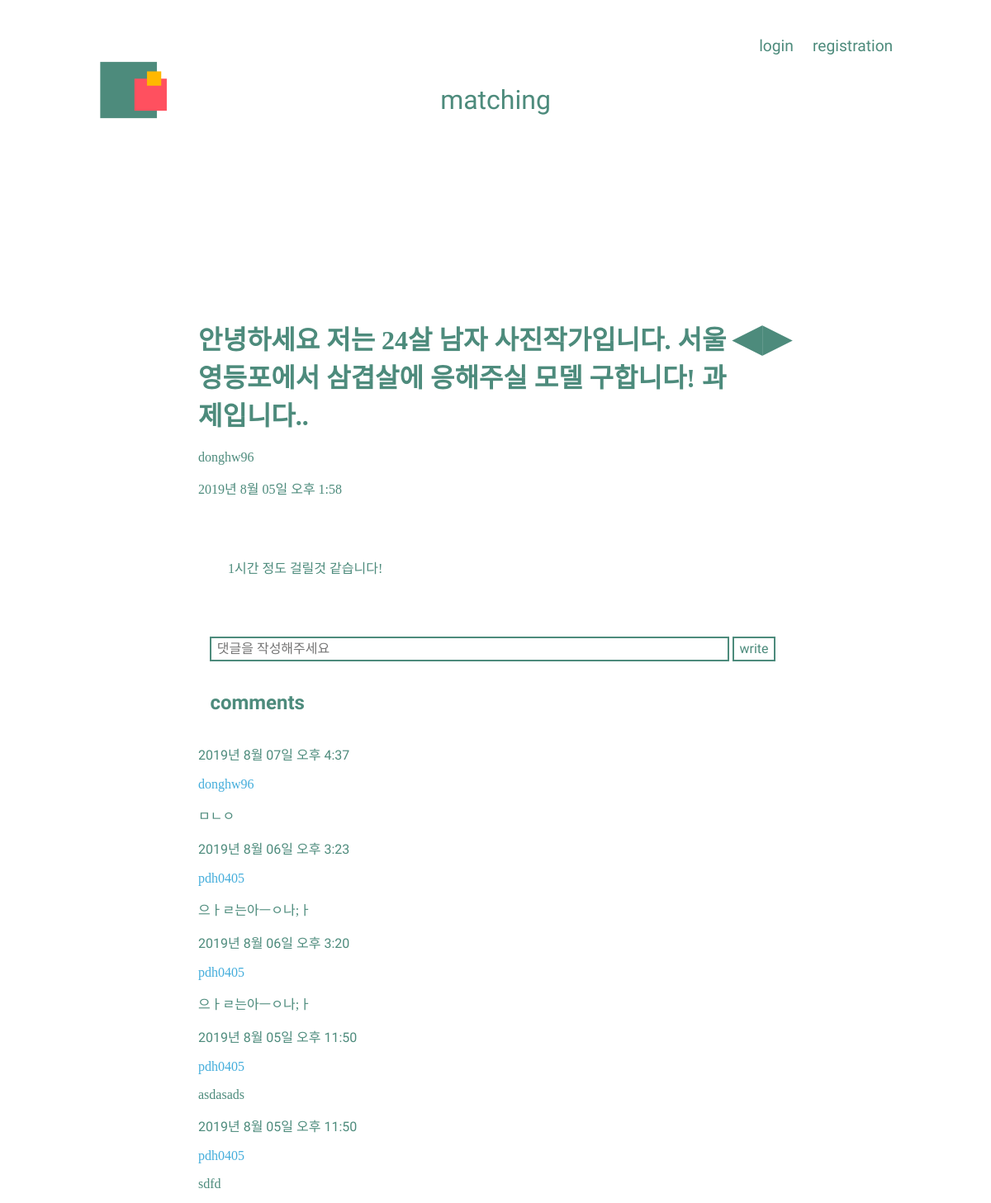
The page /blog/post/5 on the database as committed earlier.
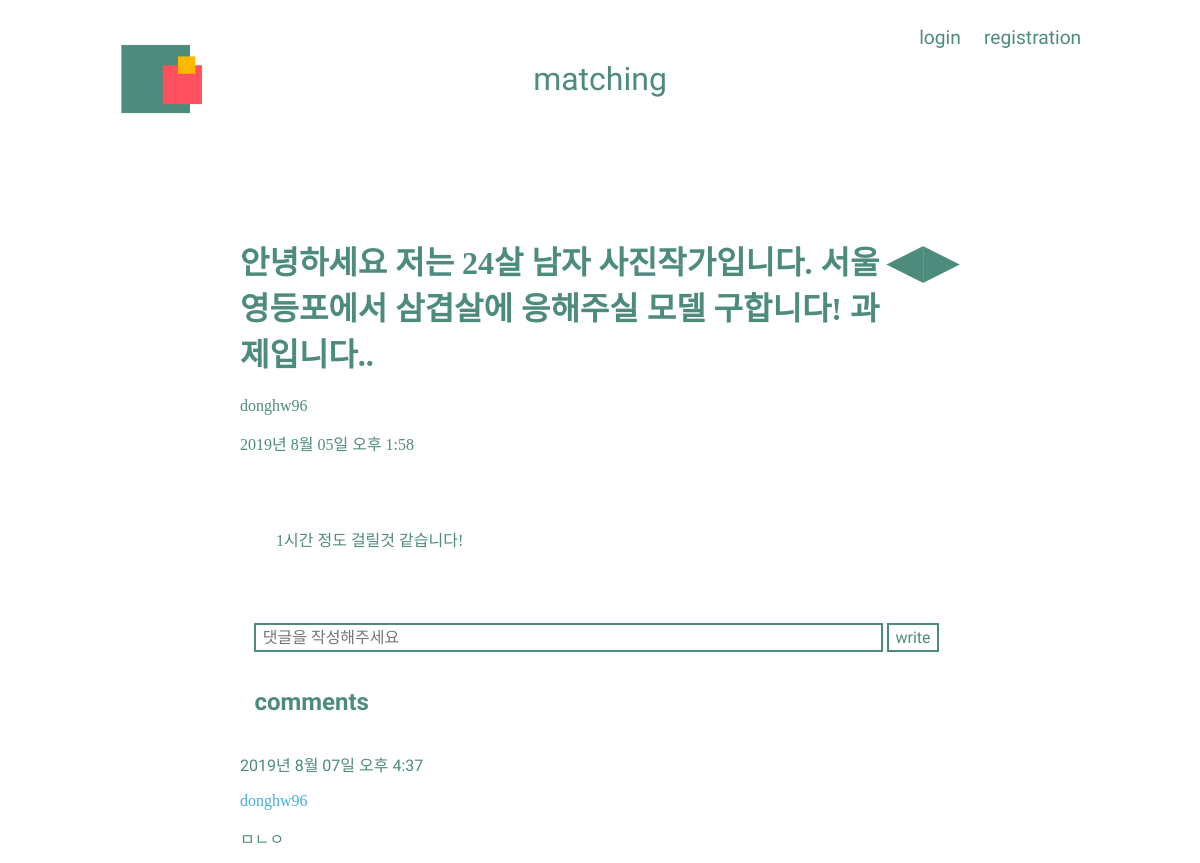
The same page on the database as committed later.
### blog/models.py (models this page shows)
class Comment(models.Model):
    post = models.ForeignKey(Post, on_delete=models.CASCADE, null=True, related_name='comments')
    comment_writer = models.ForeignKey(User, on_delete=models.CASCADE, null=True)
    comment_date = models.DateTimeField(auto_now_add=True)
    comment_contents = models.CharField(max_length=200)
    class Meta:
        ordering = ['-id']

### user/models.py (models this page shows, shortened)
class User(AbstractBaseUser, PermissionsMixin):
    email = models.EmailField(verbose_name=_('email address'), unique=True, blank=False)
    name = models.CharField('이름', max_length=30, blank=True)
    username = models.CharField('아이디', max_length=30, unique=True, blank=True)
    is_staff = models.BooleanField('스태프 권한', default=False)
    is_active = models.BooleanField('사용중', default=True)
    date_joined = models.DateTimeField('가입일', default=timezone.now)
    ROLE_CHOICES = (
        ('모델', '모델'),
        ('사진작가', '사진작가'),
        ('일반인', '일반인'),
    )
    GENDER_CHOICES = (
        ('남성', '남성'),
        ('여성', '여성'),
    )
    role = models.CharField('역할', max_length=4, choices=ROLE_CHOICES, default='')
    gender = models.CharField('성별', max_length=3, choices=GENDER_CHOICES, default='')
    objects = UserManager()
    USERNAME_FIELD = 'email'  # email을 사용자의 식별자로 설정, user 모델에서 필드의 이름을 설명하는 문자열이다. 유니크 식별자로 사용됨.
    REQUIRED_FIELDS = ['username']  # 필수입력값(createsuperuser 커맨드로 유저를 생성할 때 나타날 필드 이름 목록
    class Meta:
        db_table = 'auth_user'
        verbose_name = _('user')
        verbose_name_plural = _('users')
        swappable = 'AUTH_USER_MODEL'

### blog/views.py (the view)
# urls.py: path('post/<int:pk>', views.PostDetailView.as_view(), name='post_detail'),
class PostDetailView(generic.DetailView):
    model = Post

### blog/models.py (called while the page is built)
    def get_absolute_url(self):
        return reverse_lazy('post_detail', args=[str(self.id)])

    def get_previous_post(self):
        return self.get_previous_by_post_date()

    def get_next_post(self):
        return self.get_next_by_post_date()

### blog/templates/blog/post_detail.html (shortened to what this page needs)
<!DOCTYPE html>
<html lang="kor">
    <head>
        {% load static %}
        <link rel="stylesheet" href="{% static 'css/blog.css' %}">
    </head>
    <body>
        <a href="{% url 'index' %}">
            <img class="logo" src="{% static 'image/logo.png' %}" alt="">
        </a>
        <a class="title" href="{% url 'board_index' %}">
            <p>matching</p>
        </a>
        <div class="category">
            {% if user.is_authenticated %}
                <a id="user_name" href="{% url 'profile' user.pk %}">{{ user.username }}</a>
                <a href="{% url 'logout' %}">logout</a>
            {% else %}
                <a href="{% url 'login' %}">login</a>
                <a href="{% url 'signup' %}">registration</a>
            {% endif %}
        </div>
    <div class="detail">
        <p class="posts">
            {% if post.get_next_by_post_date %}
                <a href="{{ post.get_next_post.get_absolute_url }}" title="View next post">▶</a>
            {% endif %}
            {% if post.get_previous_by_post_date %}
                <a href="{{ post.get_previous_post.get_absolute_url }}" title="View previous post">◀</a>
            {% endif %}
        </p>
        <h1>{{ post.post_title }}</h1>
        <p>{{post.writer}}</p>
        <p>{{ post.post_date| date:'Y년  N d일 a f' }}</p>
        <div class="detail_content">
          {{ post.post_contents | safe }}
        </div>
        <form class="comment_write" action="{% url 'comment_write' post_pk=post.pk %}" method="POST">
            <input id="comment" type="text" name="content" placeholder="댓글을 작성해주세요">
            <input type="submit" value="write"/>
        </form>
        <h3 class="comment_title">comments</h3>
        {% for comment in post.comments.all %}
            <div class="comment">
                <p class="comment_date">{{ comment.comment_date| date:'Y년  N d일 a f' }}</p>
                <p class="comment_writer">{{ comment.comment_writer.username }}</p>
                <p>{{ comment.comment_contents }}</p>
            </div>
        {% endfor %}
    </div>
    </body>
</html>

Rows that differ between the two databases and show on the page:
removed Comment: comment_date "2019년 8월 06일 오후 3:23", comment_writer.username "pdh0405", comment_contents "으ㅏㄹ는아ㅡㅇ나;ㅏ"
removed Comment: comment_date "2019년 8월 06일 오후 3:20", comment_writer.username "pdh0405", comment_contents "으ㅏㄹ는아ㅡㅇ나;ㅏ"
removed Comment: comment_date "2019년 8월 05일 오후 11:50", comment_writer.username "pdh0405", comment_contents "asdasads"
removed Comment: comment_date "2019년 8월 05일 오후 11:50", comment_writer.username "pdh0405", comment_contents "sdfd"
